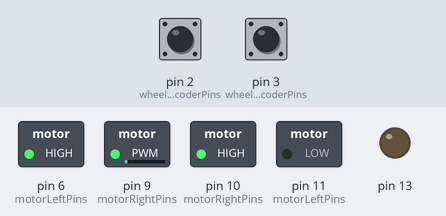
Simulated run of this sketch. Board: Arduino Uno, built with avr-gcc and run on an emulated ATmega328P. On the bench: switched loads named in the sketch (green lamp = pin HIGH), output pins drawn as LEDs (lit = HIGH). The inputs (shaded band) are chosen by the test bench; at power-on: pin 2 (wheelEncoderPins) HIGH, pin 3 (wheelEncoderPins) HIGH. What the sketch prints to the serial monitor is not drawn.

Above: at 3.6 s.
3.7 s: pin 2 (wheelEncoderPins) pulsed LOW 5 times (0.12 s each, 0.3 s apart)
At 4.96 s:
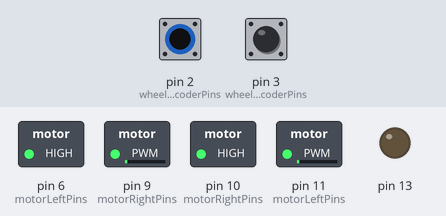
6.7 s: pin 2 (wheelEncoderPins) driven LOW
At 8.0 s:
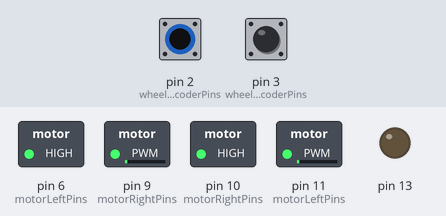
Timing chart, 0 to 9.7 s (numbered marks = the images above; inputs shaded):
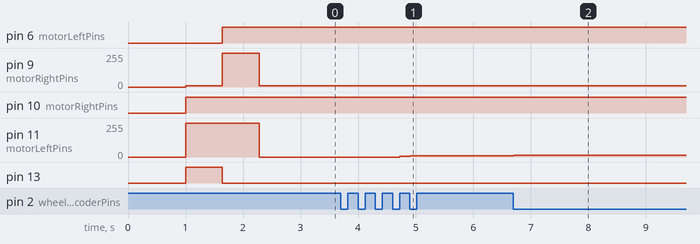

The sketch:

Fizzy.ino
```cpp
#include "fizzy_encoder.h"
#include "fizzy_smart_motor.h"

#define WHEEL_ENCODER_LEFT      2
#define WHEEL_ENCODER_RIGHT     3

#define COLLISION_LEFT          14
#define COLLISION_RIGHT         15

#define COLLISION_EDGE_LEFT     16
#define COLLISION_EDGE_RIGHT    17

#define INTERRUPT_LEFT_ENCODER  0
#define INTERRUPT_RIGHT_ENCODER 1

int motorLeftPins[2] =  { 6, 11 };
int motorRightPins[2] = { 9, 10 };
//int motorLeftPins[2] =  { 6,    9 };
//int motorRightPins[2] = { 11,   10 };

int wheelEncoderPins[2] = { WHEEL_ENCODER_LEFT, WHEEL_ENCODER_RIGHT };
int collisionWallSensorPins[2] = { COLLISION_LEFT, COLLISION_RIGHT };
int collisionEdgeSensorPins[2] = { COLLISION_EDGE_LEFT, COLLISION_EDGE_RIGHT };

FizzySmartMotor motor(motorLeftPins, motorRightPins);

IFizzyEncoder* encoder_left = new FizzyEncoder(INTERRUPT_LEFT_ENCODER, FizzyMotor::LeftMotor);
IFizzyEncoder* encoder_right = new FizzyEncoder(INTERRUPT_RIGHT_ENCODER, FizzyMotor::RightMotor);

void leftEncoderInterrupt() {
    encoder_left->onInterrupt();
}

void rightEncoderInterrupt() {
    encoder_right->onInterrupt();
}

void setup()
{
    pinMode(13, OUTPUT);

    motor.calibrate(FizzyMotor::RightMotor, 8);

    motor.addEncoder(encoder_left);
    motor.addEncoder(encoder_right);

    attachInterrupt(INTERRUPT_LEFT_ENCODER, leftEncoderInterrupt, CHANGE);
    attachInterrupt(INTERRUPT_RIGHT_ENCODER, rightEncoderInterrupt, CHANGE);

    Serial.begin(9600);
}

void loop()
{
    //digitalWrite(13, HIGH);
	delay(1000);
    digitalWrite(13, LOW);

    Serial.println("F");
    motor.forward();

    digitalWrite(13, HIGH);
    delay(640);

    motor.stop();
    digitalWrite(13, LOW);
    delay(640);

    Serial.println("L");
    motor.left();
    digitalWrite(13, HIGH);
    delay(640);

    motor.stop();
    digitalWrite(13, LOW);
    delay(640);

    Serial.println("R");
    motor.right();
    digitalWrite(13, HIGH);
    delay(640);


    //for ( int i = 0; i < 256; i += 8) {
    //    motor.brakeLeft(i);
    //    motor.brakeRight(i);
    //    delay(100);
    //}

    motor.stop();

    digitalWrite(13, LOW);
    delay(10000);

}
```

fizzy_encoder.cpp
```cpp
#include "fizzy_encoder.h"


FizzyEncoder::FizzyEncoder(int int_num,
                           FizzyMotor::Motor controlling_motor,
                           uint32_t count_per_interrupt) {

    interruptNum = int_num;
    controllingMotor = controlling_motor;
    this->count_per_interrupt = count_per_interrupt;

    last_get_count = 0;
    count = 0;

    count_updated = false;
}

#pragma region Implementing IFizzyEncoder

uint32_t FizzyEncoder::getCount() {

    count_updated = false;
    return count;
}

int16_t FizzyEncoder::getClickTravel() {
    return travel_per_count;
}

void FizzyEncoder::setClickTravel(int16_t milimeter) {
    travel_per_count = milimeter;
}

void FizzyEncoder::resetOdometer() {
    last_get_count = count;
}

uint32_t FizzyEncoder::odometerCount() {
    return count - last_get_count;
}

uint32_t FizzyEncoder::odometer() {
    return odometerCount() * getClickTravel();
}

void FizzyEncoder::onInterrupt() {
    count += count_per_interrupt;
    count_updated = true;
}

#pragma endregion


#pragma region Implementing IFizzySensor


bool FizzyEncoder::sensorDetectedChange() {
    return count_updated;
}

// This only peeks count member variable.
// Doesn't mark for sensorDetectedChange()
int32_t FizzyEncoder::getValue() {
    return (uint32_t)count;
}

void FizzyEncoder::setFizzy(IFizzySubSystem* fizzy) {

    this->fizzy = fizzy;
}

SensorType FizzyEncoder::sensorType() {
    return Encoder;
}

void FizzyEncoder::setControlMotor(FizzyMotor::Motor motor) {
    controllingMotor = motor;
}

FizzyMotor::Motor FizzyEncoder::controlMotor() {
    return controllingMotor;
}

void FizzyEncoder::stabilize() {

    fizzy->brakeWheel(FIZZY_ENCODER_STABILIZER_BRAKE, controllingMotor);

    delay(FIZZY_ENCODER_STABILIZER_DELAY);

    fizzy->releasebrake(controllingMotor);
}

#pragma endregion
```

fizzy_encoder.h
```cpp
// fizzy_encoder.cpp.h

#ifndef _FIZZY_ENCODER_h
#define _FIZZY_ENCODER_h

#if defined(ARDUINO) && ARDUINO >= 100
	#include "Arduino.h"
#else
	#include "WProgram.h"
#endif

#include "fizzy_motor.h"
#include "ifizzysensor.h"
#include "ifizzyencoder.h"
#include "ifizzysubsystem.h"

#define FIZZY_ENCODER_STABILIZER_BRAKE  30
#define FIZZY_ENCODER_STABILIZER_DELAY  128


class FizzyEncoder : public IFizzyEncoder
{
 private:

     int interruptNum;

     // millimeter per click/count
     int16_t travel_per_count;
     uint32_t count_per_interrupt;

     uint32_t count;
     bool count_updated;
     uint32_t last_get_count;

     IFizzySubSystem* fizzy;
     FizzyMotor::Motor controllingMotor;

 public:

	FizzyEncoder(int int_num,
                 FizzyMotor::Motor controlling_motor,
                 uint32_t count_per_interrupt = (uint32_t)1);

#pragma region IFizzyEncoder

    uint32_t getCount();
    int16_t getClickTravel();

    void setClickTravel(int16_t mm);

    void resetOdometer();
    uint32_t odometerCount();
    uint32_t odometer();

    void onInterrupt();

#pragma endregion

#pragma region IFizzySensor

    bool sensorDetectedChange();
    int32_t getValue();

    void setFizzy(IFizzySubSystem* fizzy);
    void setControlMotor(FizzyMotor::Motor motor);
    FizzyMotor::Motor controlMotor();

    SensorType sensorType();

    // blocking function
    void stabilize();

#pragma endregion

};


#endif
```

fizzy_motor.cpp
```cpp
#include "fizzy_motor.h"


FizzyMotor::FizzyMotor(int pins_left[2], int pins_right[2]) {

    motorLeft.pins = pins_left;
    motorRight.pins = pins_right;

    setPinMode(motorLeft.pins);
    setPinMode(motorRight.pins);

    // set speed to max
    setSpeed(FIZZY_SPEED_MAX);

    fizzy_state = 0;
}


#pragma region private member functions

void FizzyMotor::setPinMode(int* motor) {
    pinMode(motor[0], OUTPUT);
    pinMode(motor[1], OUTPUT);
}

void FizzyMotor::stopWheel(MotorInfo* motor) {

    analogWrite(motor->pins[0], FIZZY_MOTOR_PIN_HIGH);
    analogWrite(motor->pins[1], FIZZY_MOTOR_PIN_HIGH);
}

int FizzyMotor::pinValue(MotorInfo* motor, uint8_t brake_force) {

    int pin_val = reversed_speed + motor->calib_value + brake_force;

    return pin_val > FIZZY_MOTOR_PIN_HIGH ? FIZZY_MOTOR_PIN_HIGH : pin_val;
}

void FizzyMotor::forwardWheel(MotorInfo* motor, uint8_t brake_force = 0) {


    analogWrite(motor->pins[0], pinValue(motor, brake_force));
    analogWrite(motor->pins[1], FIZZY_MOTOR_PIN_HIGH);
}

void FizzyMotor::backwardWheel(MotorInfo* motor, uint8_t brake_force = 0) {

    analogWrite(motor->pins[0], FIZZY_MOTOR_PIN_HIGH);
    analogWrite(motor->pins[1], pinValue(motor, brake_force));
}

uint8_t FizzyMotor::motorState(uint8_t state, Motor m) {
    return state << 2 * m;
}

void FizzyMotor::brakeWheel(uint8_t force, Motor m) {

    MotorInfo* motor = (LeftMotor == m) ? &motorLeft : &motorRight;

    int s = getState(m);

    if (FIZZY_STATE_MOTOR_FORWARD & s) {
        forwardWheel(motor, force);
    }
    else if (FIZZY_STATE_MOTOR_BACKWARD & s) {
        backwardWheel(motor, force);
    }
}

#pragma endregion


#pragma region protected member functions

void FizzyMotor::forwardWheel(Motor m, uint8_t brake_force) {

    switch(m) {

    case LeftMotor:
        forwardWheel(&motorLeft, brake_force);
        fizzy_state = FIZZY_WHEEL_STATE(FIZZY_MASK_MOTOR_LEFT,
                                        motorState(FIZZY_STATE_MOTOR_FORWARD, LeftMotor));
        break;

    case RightMotor:
        forwardWheel(&motorRight, brake_force);
        fizzy_state = FIZZY_WHEEL_STATE(FIZZY_MASK_MOTOR_RIGHT,
                                        motorState(FIZZY_STATE_MOTOR_FORWARD, RightMotor));
        break;
    }
}

void FizzyMotor::backwardWheel(Motor m, uint8_t brake_force){

    switch(m) {

    case LeftMotor:
        backwardWheel(&motorLeft, brake_force);
        fizzy_state = FIZZY_WHEEL_STATE(FIZZY_MASK_MOTOR_LEFT,
                                        motorState(FIZZY_STATE_MOTOR_BACKWARD, LeftMotor));
        break;

    case RightMotor:
        backwardWheel(&motorRight, brake_force);
        fizzy_state = FIZZY_WHEEL_STATE(FIZZY_MASK_MOTOR_RIGHT,
                                        motorState(FIZZY_STATE_MOTOR_BACKWARD, RightMotor));
        break;
    }
}

void FizzyMotor::stopWheel(Motor m) {

    switch(m) {

    case LeftMotor:
        stopWheel(&motorLeft);
        fizzy_state &= FIZZY_MASK_MOTOR_LEFT;
        break;

    case RightMotor:
        stopWheel(&motorRight);
        fizzy_state &= FIZZY_MASK_MOTOR_RIGHT;
        break;
    }
}

int FizzyMotor::getState(Motor m) {

    return (fizzy_state & ~FIZZY_MASK_MOTOR) >> 2 * m & FIZZY_MASK_FILTER_MOTOR_STATE;
}

#pragma endregion


#pragma region public member functions


void FizzyMotor::setSpeed(uint8_t speed_max255) {
    reversed_speed = FIZZY_SPEED_MAX - speed_max255;
}

void FizzyMotor::forward() {

    forwardWheel(LeftMotor);
    forwardWheel(RightMotor);
}

void FizzyMotor::stop() {

    stopWheel(LeftMotor);
    stopWheel(RightMotor);
}

void FizzyMotor::left() {

    backwardWheel(LeftMotor);
    forwardWheel(RightMotor);
}

void FizzyMotor::right() {

    backwardWheel(RightMotor);
    forwardWheel(LeftMotor);
}

void FizzyMotor::brakeLeft(int force_max255) {
    brakeWheel(force_max255, LeftMotor);
}

void FizzyMotor::brakeRight(int force_max255) {
    brakeWheel(force_max255, RightMotor);
}

void FizzyMotor::calibrate(Motor m, uint8_t value) {

    MotorInfo* m_other;
    MotorInfo* m_calibrating;

    if (LeftMotor == m) {
        m_other = &motorRight;
        m_calibrating = &motorLeft;
    }
    else {
        m_other = &motorLeft;
        m_calibrating = &motorRight;
    }

    int adj = m_other->calib_value - value;

    if (0 > adj) {
        m_other->calib_value = 0;
        m_calibrating->calib_value -= adj;
    }
    else {
        m_other->calib_value = adj;
    }
}

#pragma endregion
```

fizzy_motor.h
```cpp
/*
  fizzy_motor.h - Library for driving Fizzy motor.
  Created by Yui, May 2013.
  Released into the public domain.
*/
#ifndef Fizzy_motor_h
#define Fizzy_motor_h

#include "Arduino.h"

#define FIZZY_MOTOR_PIN_HIGH    255

#define FIZZY_SPEED_MAX         255
#define FIZZY_SPEED_MIN         0

#define FIZZY_MASK_MOTOR_LEFT   0xF3
#define FIZZY_MASK_MOTOR_RIGHT  0xFC
#define FIZZY_MASK_MOTOR        (FIZZY_MASK_MOTOR_LEFT & FIZZY_MASK_MOTOR_RIGHT)

#define FIZZY_MASK_FILTER_MOTOR_STATE   3

#define FIZZY_STATE_MOTOR_STOP      0
#define FIZZY_STATE_MOTOR_FORWARD   1
#define FIZZY_STATE_MOTOR_BACKWARD  2

// Set state
#define FIZZY_WHEEL_STATE(mask,state) (fizzy_state & (mask) | (state))


class FizzyMotor {

public:

    enum Motor {
        RightMotor,
        LeftMotor
    };

    FizzyMotor(int pins_a[2], int pins_b[2]);

    void calibrate(Motor m, uint8_t value);

    void stop();
    void forward();
    void left();
    void right();

    void setSpeed(uint8_t speed);

    void brakeLeft(int force);
    void brakeRight(int force);

protected:

    void brakeWheel(uint8_t force, Motor m);

    void forwardWheel(Motor m, uint8_t brake_force = 0);
    void backwardWheel(Motor m, uint8_t brake_force = 0);

    void stopWheel(Motor m);

    int getState(Motor m);

private:

    struct MotorInfo {
        int* pins;
        uint8_t calib_value;
    };

    MotorInfo motorLeft,
              motorRight;

    uint8_t reversed_speed;

    //	8765 4321
    //	---- ----
    //	       --	Right motor state 00: stopped, 01: forward, 10: backward
    //       --		Left motor state
    uint8_t fizzy_state;

    static uint8_t motorState(uint8_t state, Motor m);

    void setPinMode(int* motor);

    void stopWheel(MotorInfo* motor);

    void forwardWheel(MotorInfo* motor, uint8_t brake_force);
    void backwardWheel(MotorInfo* motor, uint8_t brake_force);

    int pinValue(MotorInfo* motor, uint8_t brake_force);


};

#endif
```

fizzy_smart_motor.cpp
```cpp
#include "fizzy_smart_motor.h"


FizzySmartMotor::FizzySmartMotor(int left_motor_pins[2],
                                 int right_motor_pins[2])
                                 : FizzyMotor(left_motor_pins, right_motor_pins), IFizzySubSystem() {

    initializeMembers();
}


#pragma region Public members

bool FizzySmartMotor::addEncoder(IFizzyEncoder* encoder) {

    if (FIZZY_ENCODERS_COUNT < encoder_count + 1)
        return false;

    encoders[encoder_count] = encoder;
    encoder_count++;

    return true;
}

void FizzySmartMotor::addSensor(IFizzySensor* sensor) {

    if (NULL == sensors) {
        sensors = new SensorList(sensor);
    }
    else {
        sensors->add(sensor);
    }
}

void FizzySmartMotor::forward(int num_grids) {

}

void FizzySmartMotor::forward() {
    FizzyMotor::forward();
}

void FizzySmartMotor::left() {
    turnClockWise(-90);
}


void FizzySmartMotor::right() {
    turnClockWise(90);
}

void FizzySmartMotor::encoderStabilizerSystem(int i1, int i2) {

    uint32_t c1 = encoders[i1]->getCount();
    uint32_t c2 = encoders[i2]->getCount();

    // abs(x) is a macro one, keep the parens.
    if (FIZZY_ENCODER_DIFF_THRES < abs((c1 - c2))) {
        encoders[c1 > c2 ? i1 : i2]->stabilize();
    }
}

void FizzySmartMotor::sensorsStabilizerSystem() {

    IFizzySensor* sensor;

    for (SensorList* list = sensors; list->hasNext(); list = list->next()) {

        sensor = list->sensor;

        if(Encoder != sensor->sensorType() && sensor->sensorDetectedChange()) {
            sensor->stabilize();
        }
    }
}

void FizzySmartMotor::positionControl() {

    if (encoder_count > 1) {
        encoderStabilizerSystem(0, 1);
    }

    if (sensors != NULL && sensors->length() > 0) {
        sensorsStabilizerSystem();
    }
}

#pragma endregion


#pragma region implementing IFizzySubSystem

void FizzySmartMotor::brakeWheel(uint8_t force, FizzyMotor::Motor m) {
    FizzyMotor::brakeWheel(force, m);
}

void FizzySmartMotor::releasebrake(FizzyMotor::Motor m) {
    FizzyMotor::brakeWheel(0, m);
}

void FizzySmartMotor::stopWheels() {
    stop();
}

void FizzySmartMotor::turnClockWise(int16_t degree) {

    if (encoder_count > 1 && degree != 0) {

        IFizzyEncoder* forward_motor_controlling_encoder;
        IFizzyEncoder* backward_motor_controlling_encoder;

        if ((LeftMotor == encoders[0]->controlMotor() && degree > 0) ||
            (RightMotor == encoders[0]->controlMotor() && degree < 0)) {
            forward_motor_controlling_encoder = encoders[0];
            backward_motor_controlling_encoder = encoders[1];
        }
        else {
            forward_motor_controlling_encoder = encoders[1];
            backward_motor_controlling_encoder = encoders[0];
        }

        controlTurning(degree,
                       forward_motor_controlling_encoder,
                       backward_motor_controlling_encoder);
    }
}

#pragma endregion


#pragma region Private members

void FizzySmartMotor::initializeMembers() {

    encoder_count = 0;
    encoders = new IFizzyEncoder*[FIZZY_ENCODERS_COUNT];

    sensors = NULL;
}

uint32_t FizzySmartMotor::degree2Click(int16_t degree, bool one_wheel_only) {

    float c = ((float)abs(degree)) / 5.6;

    return (uint32_t)(one_wheel_only ? c * 2.0 : c);
}

void FizzySmartMotor::controlTurning(int16_t degree,
                                     IFizzyEncoder* forward_motor_encoder,
                                     IFizzyEncoder* backward_motor_encoder) {

    int target_count = degree2Click(degree);
    int odo_count;
    bool turning = true;

    forward_motor_encoder->resetOdometer();
    backward_motor_encoder->resetOdometer();

    Serial.print("Forward: ");
    Serial.println(forward_motor_encoder->controlMotor());
    Serial.print("Backward: ");
    Serial.println(backward_motor_encoder->controlMotor());

    forwardWheel(forward_motor_encoder->controlMotor());
    backwardWheel(backward_motor_encoder->controlMotor());

    Serial.print("ODO Count Begin: ");

    while (turning) {

        turning = false;

        for (int i = 0; i < 2; i++) {

            odo_count = encoders[i]->odometerCount();
            Serial.print(odo_count);
            Serial.print(" ");

            if (odo_count >= target_count) {
                if (FIZZY_STATE_MOTOR_STOP != getState(encoders[i]->controlMotor())) {
                    stopWheel(encoders[i]->controlMotor());
                }
            }
            else {
                if (odo_count + 9 > target_count) {
                    // smooth stopping
                    brakeWheel(22 - (target_count - odo_count) * 2,
                                encoders[i]->controlMotor());
                }
                turning = true;
            }
        }
        Serial.print(",");
    }

    Serial.print("ODO Count End: ");
    Serial.println(encoders[0]->odometerCount());

}

#pragma endregion
```

ifizzyencoder.h
```cpp
#ifndef i_Fizzy_encoder_h
#define i_Fizzy_encoder_h

#include "Arduino.h"
#include "ifizzysensor.h"
#include "ifizzysubsystem.h"

class IFizzyEncoder : public IFizzySensor {

public:
    // use this instead of IFizzySensor::getValue()
    virtual uint32_t getCount() = 0;

    virtual int16_t getClickTravel() = 0;
    virtual void setClickTravel(int16_t mm) = 0;

    virtual void resetOdometer() = 0;
    virtual uint32_t odometerCount() = 0;
    virtual uint32_t odometer() = 0;

    virtual void onInterrupt() = 0;


#pragma region Inherited from IFizzySensor

    virtual void stabilize() = 0;
    virtual FizzyMotor::Motor controlMotor() = 0;

#pragma endregion
};


#endif
```

ifizzysensor.h
```cpp
#ifndef i_Fizzy_sensor_h
#define i_Fizzy_sensor_h

#include "Arduino.h"
#include "ifizzysubsystem.h"


enum SensorType {
    Unknown,
    WallDetector,
    EdgeDetector,
    Encoder
};


class IFizzySensor {

public:

    virtual bool sensorDetectedChange() = 0;

    virtual int32_t getValue() = 0;

    virtual void setFizzy(IFizzySubSystem* fizzy) = 0;
    virtual void setControlMotor(FizzyMotor::Motor motor) = 0;
    virtual FizzyMotor::Motor controlMotor() = 0;

    virtual SensorType sensorType() = 0;

    virtual void stabilize() = 0;
};

#endif
```

ifizzysubsystem.h
```cpp
#ifndef i_Fizzy_micro_mouse_h
#define i_Fizzy_micro_mouse_h

#include "Arduino.h"
#include "fizzy_motor.h"

class IFizzySubSystem {

public:

    virtual void brakeWheel(uint8_t force, FizzyMotor::Motor controlling) = 0;
    virtual void releasebrake(FizzyMotor::Motor controlling) = 0;

    virtual void stopWheels() = 0;

    virtual void turnClockWise(int16_t degree) = 0;

};

#endif
```

Source omitted: fizzy_smart_motor.h (2684 bytes)

Measured:
- after the input at 3.7 s, pin 11 (motorLeftPins): 0/255 → 6/255 after 1.0 s, → 8/255 0.18 s later, → 10/255 0.12 s later
- after the input at 6.7 s, pin 11 (motorLeftPins): 10/255 → 12/255 at once
